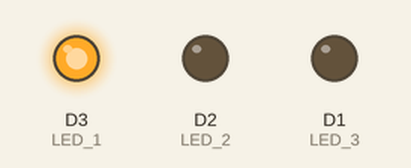
The sketch below on a simulated ESP8266 (NodeMCU). On the bench: output pins drawn as LEDs (lit = HIGH).

Above: at 0.12 s.
At 0.62 s:
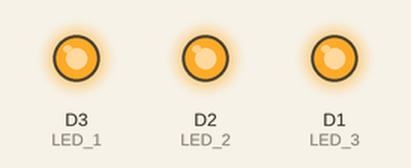
At 0.87 s:
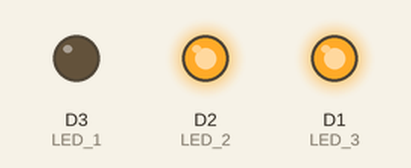
At 1.12 s:
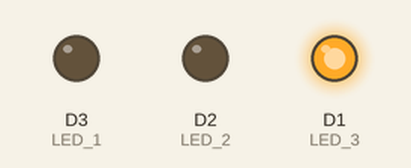
At 1.87 s:
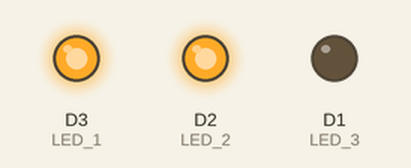
At 2.87 s:
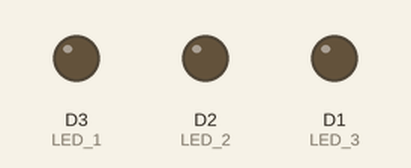
Timing chart, 0 to 3.5 s (numbered marks = the images above):
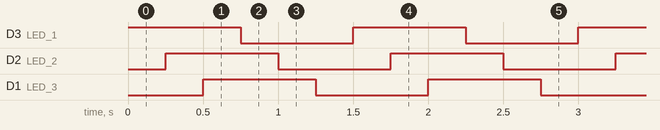

Measured:
- by itself, D3 (LED_1), D2 (LED_2), D1 (LED_3): alternates HIGH for 0.75 s and LOW for 0.75 s
- by itself, everything shown: repeats every 1.5 s, in 6 steps

The sketch:

trafiic_light.ino
```cpp
#define LED_1 D3
#define LED_2 D2
#define LED_3 D1
void setup() {
pinMode(LED_1, OUTPUT);
pinMode(LED_2, OUTPUT);
pinMode(LED_3, OUTPUT);
}
void loop() {
digitalWrite(LED_1, HIGH);
delay(250);
digitalWrite(LED_2, HIGH);
delay(250);
digitalWrite(LED_3, HIGH);
delay(250);
digitalWrite(LED_1, LOW);
delay(250);
digitalWrite(LED_2, LOW);
delay(250);
digitalWrite(LED_3, LOW);
delay(250);
}
```
